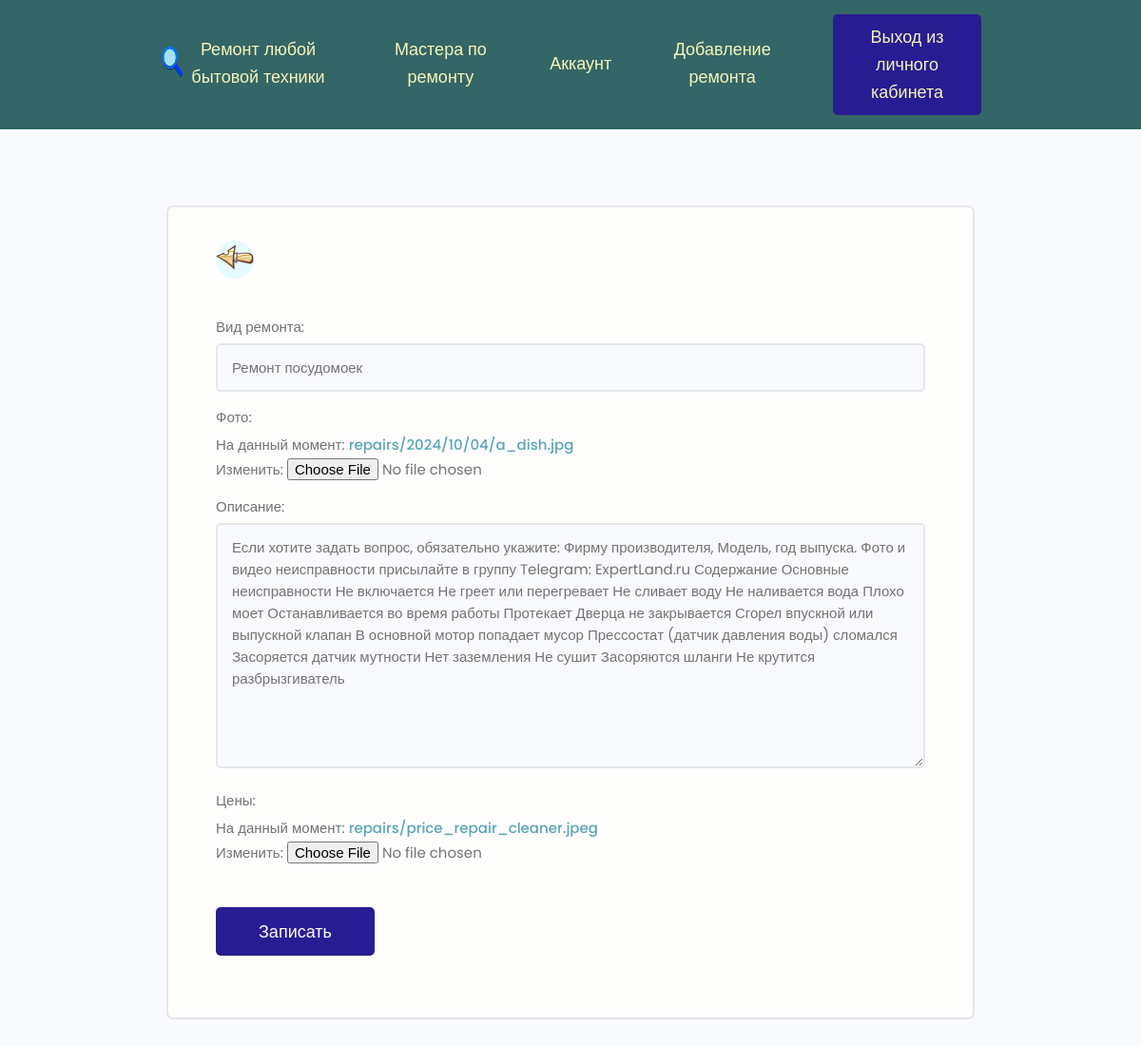
/update-repair/9/ (signed in), run on the app's committed database.
### rembyt/models.py (models this page shows, shortened)
class Repair(models.Model):
    owner = models.ForeignKey(Engineer, on_delete=models.SET_NULL, blank=True, null=True, verbose_name="Мастер")
    type_of_repair = models.CharField(max_length=200, verbose_name="Вид ремонта")
    description = models.TextField(blank=True, verbose_name="Описание")
    my_image = models.ImageField(default="resize_imag.jpg", upload_to='repairs/%Y/%m/%d', verbose_name="Фото")
    price_link = models.FileField(upload_to="repairs/", default="repairs/price_repair_cleaner.jpeg", verbose_name="Цены")
    vote_total = models.IntegerField(default=0, blank=True, verbose_name="Отзывов")
    vote_ratio = models.IntegerField(default=0, blank=True, verbose_name="Положительных отзывов")
    created = models.DateTimeField(auto_now_add=True, verbose_name="Дата")
    class Meta:
        ordering = ["-created"]

### rembyt/views.py (the view)
# urls.py: path('update-repair/<str:pk>/', views.update_repair, name='update-repair'),
@login_required(login_url="login")
def update_repair(request, pk):
    engineer = request.user.engineer  # получили доступ к модели engineer, берутся данные авторизованного польля
    repair = engineer.repair_set.get(id=pk)  # т.к.нет прямого доступа от engineer к repair есть только обратная связь
    form = RepairForm(instance=repair)
    if request.method == "POST":  # сохранение данных при нажатии submit или записать
        form = RepairForm(request.POST, request.FILES, instance=repair)
        if form.is_valid():
            form.save()
            return redirect('account')
    context = {
        'repair': repair,
        'form': form
    }
    return render(request, 'rembyt/form-create.html', context)

### rembyt/forms.py
class RepairForm(ModelForm):
    class Meta:
        model = Repair
        fields = ['type_of_repair', 'my_image', 'description', 'price_link']
    def __init__(self, *args, **kwargs):
        super().__init__(*args, **kwargs)
        for field in self.fields.values():
            field.widget.attrs.update({'class': 'input'})

### rembyt/templates/rembyt/form-create.html (shortened to what this page needs)
{% extends 'rembyt/base.html' %}
{% load static %}
{% block content %}
<main class="formPage my-xl">
    <div class="content-box">
        <div class="formWrapper">
            <a class="backButton" href="{% url 'account' %}"><img src="{% static 'images/left.png' %}" alt="left"></a>
            <br>
            <form class="form" method="POST" enctype="multipart/form-data">
                {% for field in form %}
                <div class="form__field">
                    <label for="formInput#text">{{ field.label }}: </label>
                    {{ field }}
                </div>
                {% endfor %}
                <input class="btn btn--sub btn--lg  my-md" type="submit" value="Записать"/>
            </form>
        </div>
    </div>
</main>
{% endblock %}

### rembyt/static/styles/app.css (style rules this page uses)
:root { --color-sub: #2d2d39; }
.btn--sub { background-color: #281c93; font-size: 18px; }
img { width: 100%; }
.content-box { width: 95%; max-width: 85rem; margin: 0 auto; }
.backButton { background: var(--color-main-light); color: var(--color-main); width: 4rem; height: 4rem; display: flex; align-items: center; justify-content: center; border-radius: 50%; }
.formPage .formWrapper { list-style: none; background: var(--color-white); padding: 3.5rem 5rem; border: 2px solid var(--color-light); border-radius: 0.7rem; }

### rembyt/static/uikit/styles/modules/_variables.css (style rules this page uses)
:root { --color-main: #5aa5b9; --color-main-light: #e6faff; --color-sub: #3f4156; --color-sub-light: #51546e; --color-sub-lighter: #ededfd; --color-text: #737373; --color-gray: #8b8b8b; --color-light: #e5e7eb; --color-light-gray: #767676; --color-bg: #f8fafd; --color-white: #fffefd; --color-white-light: #f3f3f3; --color-success: #359e64; --color-success-bg: #def8e8; --color-error: #fc4b0b; --color-error-bg: #fff2ee; --font-base: 'Poppins', arial, helvetica, 'Segoe UI', roboto, ubuntu, sans-serif; --font-monospace: 'Fira Code', 'Courier New', courier, monospace; --font-regular: 300; --font-medium: 500; --font-bold: 700; --generic-shadow: 1px 1px 5px #00000010; --generic-transition: all 0.3s ease-in-out; }

### rembyt/static/uikit/styles/modules/_base.css (style rules this page uses)
* { margin: 0; padding: 0; box-sizing: border-box; text-rendering: optimizeLegibility; color: inherit; font-size: inherit; }
html { font-size: 50%; }
@media only screen and (min-width: 480px) { html { font-size: 56.25%; } }
@media only screen and (min-width: 1200px) { html { font-size: 62.5%; } }
body { line-height: 1.6; font-weight: 400; font-size: 1.5rem; color: var(--color-text); background-color: var(--color-bg); min-height: 100vh; }

### rembyt/static/uikit/styles/modules/_typography.css (style rules this page uses)
* { font-family: var(--font-base); }
a { padding-bottom: 2px; text-decoration: none; display: inline-block; color: var(--color-main); font-weight: var(--font-medium); }

### rembyt/static/uikit/styles/modules/_utilities.css (style rules this page uses)
.my-md { margin: 3rem auto; }
.my-xl { margin: 8rem auto; }

### rembyt/static/uikit/styles/modules/_button.css (style rules this page uses)
.btn { display: inline-block; position: relative; cursor: pointer; background-color: var(--color-light); font-weight: var(--font-medium); color: var(--color-sub); text-decoration: none; padding: 1rem 2rem; border-radius: 0.5rem; border: none; width: -webkit-fit-content; width: -moz-fit-content; width: fit-content; height: -webkit-fit-content; height: -moz-fit-content; height: fit-content; font-size: 1.6rem; outline-width: 0; outline-color: transparent; -webkit-backface-visibility: hidden; backface-visibility: hidden; transition: all 0.3s ease-in-out; }
.btn--sub { background-color: var(--color-sub); color: var(--color-white); }
.btn--lg { font-size: 1.8rem; padding: 1.2rem 4.5rem; }

### rembyt/static/uikit/styles/modules/_form.css (style rules this page uses)
.form { display: block; }
.form__field { margin-top: 1.5rem; margin-bottom: 1.5rem; }
.form__label, .form__field > label { display: block; margin-bottom: 0.5rem; color: var(--color-text); }
input.input[type='text'], input.input[type='email'], input.input[type='password'], input.input[type='number'], textarea.input { min-width: 24rem; width: 100%; padding: 1.2rem 1.5rem; border-radius: 0.5rem; border: 2px solid var(--color-light); transition: all 0.3s ease-in-out; background-color: var(--color-bg); }

### data on the page
Repair: form "Ремонт посудомоек" "Если хотите задать вопрос, обязательно укажите: Фирму производителя, Модель, год выпуска. Фото и видео неисправности присылайте в группу Telegram: ExpertLand.ru Содержание Основные неисправности Не включается Не греет или перегревает Не сливает воду Не наливается вода Плохо моет Останавливается во время работы Протекает Дверца не закрывается Сгорел впускной или выпускной клапан В основной мотор попадает мусор Прессостат (датчик давления воды) сломался Засоряется датчик мутности Нет заземления Не сушит Засоряются шланги Не крутится разбрызгиватель"

### other printed values
{{ field.label }} "Вид ремонта" "Фото" "Описание" "Цены"
